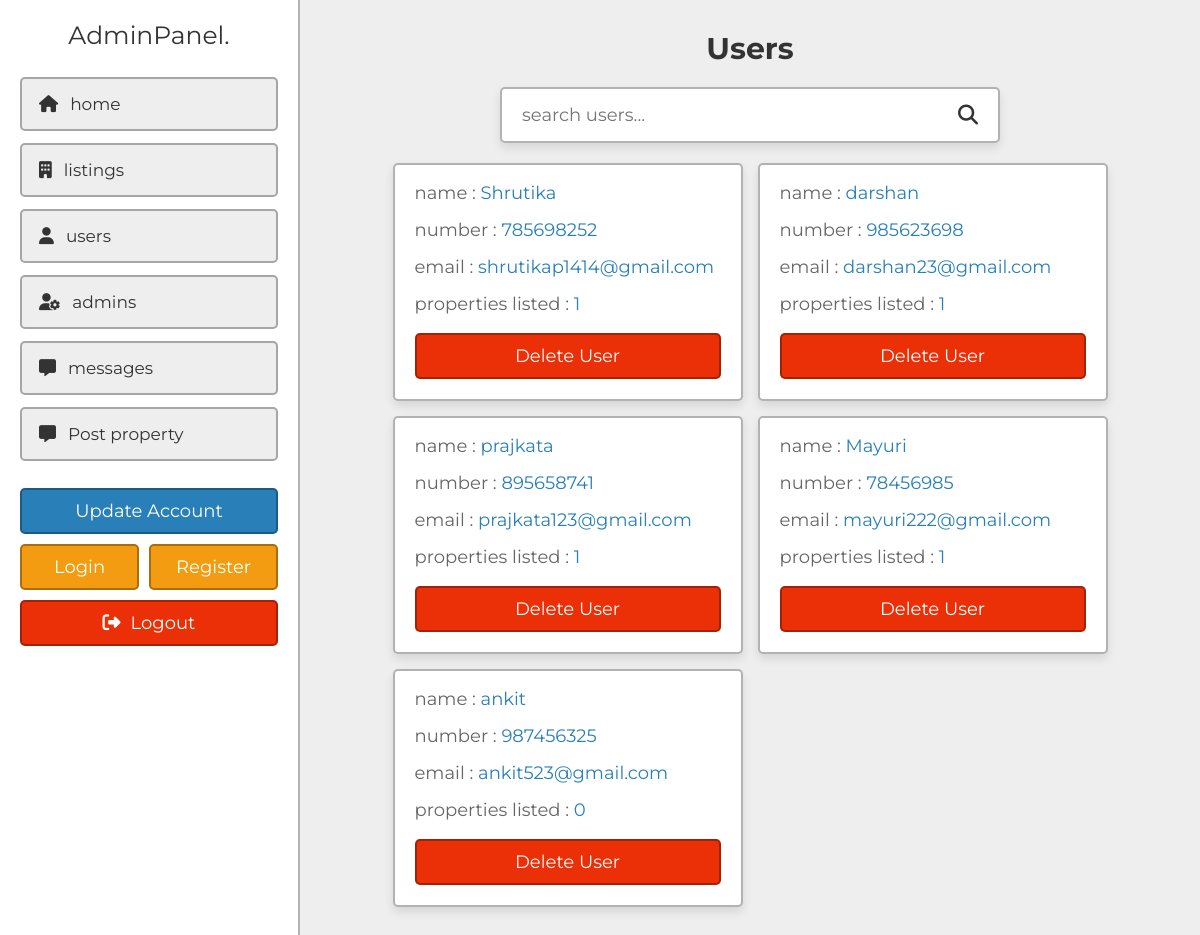
The app's page /admin/users.php (signed in) with its own data.
### tables this page shows
CREATE TABLE `users` (
  `id` varchar(20) NOT NULL,
  `name` varchar(50) NOT NULL,
  `number` varchar(10) NOT NULL,
  `email` varchar(50) NOT NULL,
  `password` varchar(50) NOT NULL
);

### admin/users.php (the view, shortened to what this page needs)
<?php
include '../components/connect.php';
?>
<!DOCTYPE html>
<html lang="en">
<head>
   <link rel="stylesheet" href="https://cdnjs.cloudflare.com/ajax/libs/font-awesome/6.2.0/css/all.min.css">
   <link rel="stylesheet" href="../css/admin_style.css">
</head>
<body>
<?php include '../components/admin_header.php'; ?>
<section class="grid">
   <h1 class="heading">users</h1>
   <form action="" method="POST" class="search-form">
      <input type="text" name="search_box" placeholder="search users..." maxlength="100" required>
      <button type="submit" class="fas fa-search" name="search_btn"></button>
   </form>
   <div class="box-container">
   <?php
      if(isset($_POST['search_box']) OR isset($_POST['search_btn'])){
         $search_box = $_POST['search_box'];
         $search_box = filter_var($search_box, FILTER_SANITIZE_STRING);
         $select_users = $conn->prepare("SELECT * FROM `users` WHERE name LIKE '%{$search_box}%' OR number LIKE '%{$search_box}%' OR email LIKE '%{$search_box}%'");
         $select_users->execute();
      }else{
         $select_users = $conn->prepare("SELECT * FROM `users`");
         $select_users->execute();
      }
      if($select_users->rowCount() > 0){
         while($fetch_users = $select_users->fetch(PDO::FETCH_ASSOC)){
            $count_property = $conn->prepare("SELECT * FROM `property` WHERE user_id = ?");
            $count_property->execute([$fetch_users['id']]);
            $total_properties = $count_property->rowCount();
   ?>
   <div class="box">
      <p>name : <span><?= $fetch_users['name']; ?></span></p>
      <p>number : <a href="tel:<?= $fetch_users['number']; ?>"><?= $fetch_users['number']; ?></a></p>
      <p>email : <a href="mailto:<?= $fetch_users['email']; ?>"><?= $fetch_users['email']; ?></a></p>
      <p>properties listed : <span><?= $total_properties; ?></span></p>
      <form action="" method="POST">
         <input type="submit" value="delete user" onclick="return confirm('delete this user?');" name="delete" class="delete-btn">
      </form>
   </div>
   <?php
      }
   }elseif(isset($_POST['search_box']) OR isset($_POST['search_btn'])){
      echo '<p class="empty">results not found!</p>';
   }else{
      echo '<p class="empty">no users accounts added yet!</p>';
   }
   ?>
   </div>
</section>
</body>
</html>

### components/admin_header.php (shortened to what this page needs)
<header class="header">
   <a href="dashboard.php" class="logo">AdminPanel.</a>
   <nav class="navbar">
      <a href="dashboard.php"><i class="fas fa-home"></i><span>home</span></a>
      <a href="listings.php"><i class="fas fa-building"></i><span>listings</span></a>
      <a href="users.php"><i class="fas fa-user"></i><span>users</span></a>
      <a href="admins.php"><i class="fas fa-user-gear"></i><span>admins</span></a>
      <a href="messages.php"><i class="fas fa-message"></i><span>messages</span></a>
	  <a href="post_property.php"><i class="fas fa-message"></i><span>Post property</span></a>
   </nav>
   <a href="update.php" class="btn">update account</a>
   <div class="flex-btn">
      <a href="login.php" class="option-btn">login</a>
      <a href="register.php" class="option-btn">register</a>
   </div>
   <a href="../components/admin_logout.php" onclick="return confirm('logout from this website?');" class="delete-btn"><i class="fas fa-right-from-bracket"></i><span>logout</span></a>
</header>

### css/admin_style.css (style rules this page uses)
:root { --main-color:#2980b9; --orange:#f39c12; --red:#eb2f06; --light-color:#666; --light-bg:#eee; --white:#fff; --black:#333; --box-shadow:0 .5rem 1rem rgba(0,0,0,0.1); --border:.2rem solid rgba(0,0,0,.3); }
* { font-family: 'Montserrat', sans-serif; margin: 0; padding: 0; box-sizing: border-box; outline: none; border: none; text-decoration: none; }
html { font-size: 62.5%; overflow-x: hidden; scroll-behavior: smooth; scroll-padding-top: 5rem; }
body { background-color: var(--light-bg); padding-left: 30rem; }
section { padding: 3rem 2rem; max-width: 1200px; margin: 0 auto; }
.heading { margin-bottom: 2rem; text-align: center; text-transform: capitalize; color: var(--black); font-size: 3rem; }
.flex-btn { display: flex; column-gap: 1rem; justify-content: space-between; align-items: flex-end; }
.inline-btn, .inline-option-btn, .inline-delete-btn, .btn, .delete-btn, .option-btn { cursor: pointer; padding: 1rem 2.5rem; font-size: 1.8rem; color: var(--white); text-align: center; text-transform: capitalize; margin-top: 1rem; border-radius: .5rem; border: var(--border); }
.btn, .delete-btn, .option-btn { display: block; width: 100%; }
.btn { background-color: var(--main-color); }
.option-btn { background-color: var(--orange); }
.delete-btn { background-color: var(--red); }
.header { position: fixed; top: 0; left: 0; bottom: 0; background-color: var(--white); border-right: var(--border); background-color: var(--white); width: 30rem; padding: 2rem; z-index: 1100; }
.header .logo { display: block; text-align: center; font-size: 2.5rem; color: var(--black); padding-bottom: 1rem; }
.header .navbar { padding:.5rem 0; }
.header .navbar a { display: block; border-radius: .5rem; margin: 1.2rem 0; font-size:1.7rem; color: var(--black); padding:1.5rem 1.7rem; background-color: var(--light-bg); border: var(--border); }
.header .navbar a i { margin-right: 1.2rem; }
.header .delete-btn i { margin-right: 1rem; }
.grid .box-container { display: grid; grid-template-columns: repeat(auto-fit, 35rem); align-items: flex-start; justify-content: center; gap: 1.5rem; }
.grid .box-container .box { border-radius: .5rem; padding: 2rem; padding-top: 1rem; background-color: var(--white); box-shadow: var(--box-shadow); border: var(--border); overflow-x: hidden; }
.grid .box-container .box p { line-height: 1.5; padding: .5rem 0; font-size: 1.8rem; color: var(--light-color); white-space: pre-line; text-overflow: ellipsis; overflow-x: hidden; }
.grid .box-container .box p a, .grid .box-container .box p span { color: var(--main-color); }
.search-form { max-width: 50rem; margin: 0 auto; border-radius: .5rem; background-color: var(--white); box-shadow: var(--box-shadow); border: var(--border); padding:1.5rem 2rem; display: flex; gap: 2rem; margin-bottom: 2rem; }
.search-form input { width: 100%; font-size: 1.8rem; color: var(--black); }
.search-form button { background:none; cursor: pointer; color: var(--black); font-size: 2rem; }

### records on screen
users: name "Shrutika", number "785698252", email "shrutikap1414@gmail.com", total_properties "1"
users: name "darshan", number "985623698", email "darshan23@gmail.com", total_properties "1"
users: name "prajkata", number "895658741", email "prajkata123@gmail.com", total_properties "1"
users: name "Mayuri", number "78456985", email "mayuri222@gmail.com", total_properties "1"
users: name "ankit", number "987456325", email "ankit523@gmail.com", total_properties "0"
